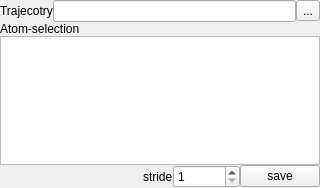
<?xml version="1.0" encoding="UTF-8"?>
<ui version="4.0">
 <class>Form</class>
 <widget class="QWidget" name="Form">
  <property name="geometry">
   <rect>
    <x>0</x>
    <y>0</y>
    <width>320</width>
    <height>188</height>
   </rect>
  </property>
  <property name="windowTitle">
   <string>Align trajectory</string>
  </property>
  <layout class="QGridLayout" name="gridLayout">
   <property name="margin">
    <number>0</number>
   </property>
   <property name="spacing">
    <number>0</number>
   </property>
   <item row="3" column="0" colspan="5">
    <widget class="QPlainTextEdit" name="plainTextEdit">
     <property name="toolTip">
      <string>&lt;html&gt;&lt;head/&gt;&lt;body&gt;&lt;p&gt;Provide here a list of atom ids separated by a comma. The listed atoms will be used to calculate their paiwise distance. If the distance between one atom pair is smaller than the minimum distance this structure is excluded from the trajectory.&lt;/p&gt;&lt;/body&gt;&lt;/html&gt;</string>
     </property>
    </widget>
   </item>
   <item row="4" column="4">
    <widget class="QPushButton" name="pushButton">
     <property name="text">
      <string>save</string>
     </property>
    </widget>
   </item>
   <item row="0" column="0" rowspan="2" colspan="5">
    <layout class="QHBoxLayout" name="horizontalLayout">
     <property name="spacing">
      <number>0</number>
     </property>
     <item>
      <widget class="QLabel" name="label">
       <property name="text">
        <string>Trajecotry</string>
       </property>
      </widget>
     </item>
     <item>
      <widget class="QLineEdit" name="lineEdit">
       <property name="readOnly">
        <bool>true</bool>
       </property>
      </widget>
     </item>
     <item>
      <widget class="QToolButton" name="toolButton">
       <property name="text">
        <string>...</string>
       </property>
      </widget>
     </item>
    </layout>
   </item>
   <item row="4" column="0" colspan="2">
    <spacer name="horizontalSpacer">
     <property name="orientation">
      <enum>Qt::Horizontal</enum>
     </property>
     <property name="sizeHint" stdset="0">
      <size>
       <width>40</width>
       <height>20</height>
      </size>
     </property>
    </spacer>
   </item>
   <item row="2" column="0">
    <widget class="QLabel" name="label_2">
     <property name="text">
      <string>Atom-selection</string>
     </property>
    </widget>
   </item>
   <item row="4" column="3">
    <widget class="QSpinBox" name="spinBox">
     <property name="minimum">
      <number>1</number>
     </property>
     <property name="maximum">
      <number>999999</number>
     </property>
    </widget>
   </item>
   <item row="4" column="2">
    <widget class="QLabel" name="label_3">
     <property name="sizePolicy">
      <sizepolicy hsizetype="Fixed" vsizetype="Preferred">
       <horstretch>0</horstretch>
       <verstretch>0</verstretch>
      </sizepolicy>
     </property>
     <property name="text">
      <string>stride</string>
     </property>
    </widget>
   </item>
  </layout>
  <action name="actionOpen_trajectory">
   <property name="text">
    <string>Open trajectory</string>
   </property>
  </action>
  <action name="actionSave_aligned_trajectory">
   <property name="text">
    <string>Save aligned trajectory</string>
   </property>
   <property name="toolTip">
    <string>Save aligned trajectory</string>
   </property>
  </action>
 </widget>
 <resources/>
 <connections>
  <connection>
   <sender>toolButton</sender>
   <signal>clicked()</signal>
   <receiver>actionOpen_trajectory</receiver>
   <slot>trigger()</slot>
   <hints>
    <hint type="sourcelabel">
     <x>289</x>
     <y>10</y>
    </hint>
    <hint type="destinationlabel">
     <x>-1</x>
     <y>-1</y>
    </hint>
   </hints>
  </connection>
  <connection>
   <sender>pushButton</sender>
   <signal>clicked()</signal>
   <receiver>actionSave_aligned_trajectory</receiver>
   <slot>trigger()</slot>
   <hints>
    <hint type="sourcelabel">
     <x>265</x>
     <y>33</y>
    </hint>
    <hint type="destinationlabel">
     <x>-1</x>
     <y>-1</y>
    </hint>
   </hints>
  </connection>
 </connections>
</ui>
